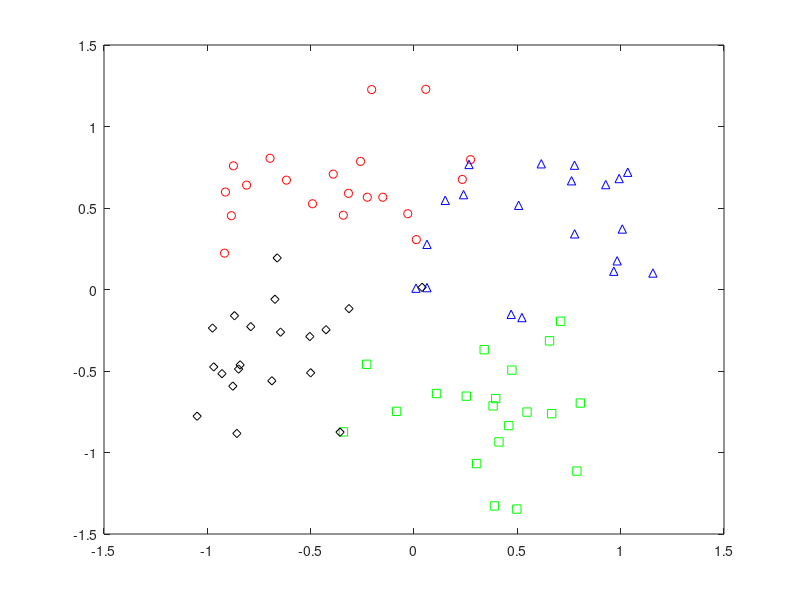

MATLAB code to generate this figure: (Note: this script raises an error after producing the figure.)
%% ppcamvexample.m
% From A First Course in Machine Learning, Chapter 6.
% Simon Rogers, 01/11/11 [simon.rogers@glasgow.ac.uk]
% Probabilistic PCA example using Variational Bayes with missing values
clear all;close all;

%% Generate the data
Y = [randn(20,2);randn(20,2)+5;randn(20,2)+repmat([5 0],20,1);randn(20,2)+repmat([0 5],20,1)];
% Add 5 random dimensions
N = size(Y,1);
Y = [Y randn(N,5)];
% labels - just used for plotting
t = [repmat(1,20,1);repmat(2,20,1);repmat(3,20,1);repmat(4,20,1)];

%% Plot the original data
symbs = {'ro','gs','b^','kd'};
figure(1);hold off
for k = 1:4
    pos = find(t==k);
    plot(Y(pos,1),Y(pos,2),symbs{k});
    hold on
end

%% Remove some values
[N,M] = size(Y);
Z = rand(N,M)<0.9; % I.e. 10 percent missing - try changing this
order = randperm(N);
Z(order(1),1:2) = [0 0]; % Make sure at least one has two missing in first two dimensions.
%% Initialise the parameters
a = 1;b = 1; % Hyper-parameters for precision
e_tau = a/b;
D = 2; % Number of projection dimensions
e_w = randn(M,D);
for m = 1:M
    e_wwt(:,:,m) = eye(D) + e_w(m,:)'*e_w(m,:);
end
tol = 1e-3;
e_tau = 1;
%% Run the algorithm
% Mean center the data (for visualisation later)
Y = Y - repmat(mean(Y,1),N,1);
MaxIts = 100;
for it = 1:MaxIts
    % Update X
    % Compute \Sigma_x - this is the same for all x
    
    for n = 1:N
        sigx(:,:,n) = inv(eye(D) + e_tau*sum(e_wwt.*repmat(reshape(Z(n,:),[1 1 M]),[D D 1]),3));
        e_X(n,:) = e_tau*sigx(:,:,n)*sum(e_w.*repmat((Z(n,:).*Y(n,:)),D,1)',1)';
        e_XXt(:,:,n) = sigx(:,:,n) + e_X(n,:)'*e_X(n,:);
    end
    
    % Update W
    
    for m = 1:M
        sigw(:,:,m) = inv(eye(D) + e_tau*sum(e_XXt.*repmat(reshape(Z(:,m),[1 1 N]),[D D 1]),3));
        e_w(m,:) = e_tau*sigw(:,:,m)*sum(e_X.*repmat((Z(:,m).*Y(:,m)),1,D),1)';
        e_wwt(:,:,m) = sigw(:,:,m) + e_w(m,:)'*e_w(m,:);
    end
    
    % Update tau
    e = a + sum(sum(Z))/2;
    % Compute the nasty outer expectation.  Note that these two loops could
    % be made *much* more efficient
    outer_expect = 0;
    for n = 1:N
        for m = 1:M
            outer_expect = outer_expect + Z(n,m)*(...
                trace(e_wwt(:,:,m)*sigx(:,:,n)) + ...
                e_X(n,:)*e_wwt(:,:,m)*e_X(n,:)');
        end
    end
    f = b + 0.5*sum(sum(Z.*(Y.^2))) - sum(sum(Z.*(e_X*e_w'))) + ...
        0.5*outer_expect;
    e_tau = e/f;
    e_log_tau = mean(log(gamrnd(e,1/f,[1000,1])));

    
    % Compute the bound
    LB = a*log(b) + (a-1)*e_log_tau - b*e_tau - gammaln(a);
    LB = LB - (e*log(f) + (e-1)*e_log_tau - f*e_tau - gammaln(e));
    

    for n = 1:N
        LB = LB + (...
            -(D/2)*log(2*pi) - 0.5*(trace(sigx(:,:,n)) + e_X(n,:)*e_X(n,:)'));
        LB = LB - (...
            -(D/2)*log(2*pi) - 0.5*log(det(sigx(:,:,n))) - 0.5*D);
    end
    
    for m = 1:M
        LB = LB + (...
            - (D/2)*log(2*pi) - 0.5*(trace(sigw(:,:,m)) + e_w(m,:)*e_X(m,:)'));
        LB = LB - (...
            -(D/2)*log(2*pi) - 0.5*log(det(sigw(:,:,m))) - 0.5*D);
    end
    
    outer_expect = 0;
    for n = 1:N
        for m = 1:M
            outer_expect = outer_expect + Z(n,m)*(trace(e_wwt(:,:,m)*sigx(:,:,n)) + e_X(n,:)*e_wwt(:,:,m)*e_X(n,:)');
        end
    end
    
    % likelihood bit
    LB = LB + (...
        -(N*M/2)*log(2*pi) + (N*M/2)*e_log_tau - ...
        0.5*e_tau*(sum(sum(Z.*Y.^2)) - 2*sum(sum(Z.*Y.*(e_w*e_X')')) + outer_expect));
    B(it) = LB;
    
    if it>2
        if abs(B(it)-B(it-1))<tol
            break
        end
    end
end


%% Plot the bound
figure(1);hold off
plot(B);
xlabel('Iterations');
ylabel('Bound');

%% Plot the projection
figure(1);hold off
for k = 1:4
    pos = find(t==k);
    plot(e_X(pos,1),e_X(pos,2),symbs{k});
    hold on
end
title('Projection');

%% Find something with nothing missing, something with one value missing and something with two values
% Uncertainty increases as more values in the first two dimensions are
% missing.
path(path,'../utilities');
s = sum(Z(:,1:2)==0,2);
figure(1);hold off
for k = 1:4
    pos = find(t==k);
    plot(e_X(pos,1),e_X(pos,2),symbs{k});
    hold on
end
pos = find(s==0);
pos = pos(1);
plot_2D_gauss(e_X(pos,:),sigx(:,:,pos),[-2:0.1:2],[-2:0.1:2]);
title('No missing values');

figure(2);hold off
for k = 1:4
    pos = find(t==k);
    plot(e_X(pos,1),e_X(pos,2),symbs{k});
    hold on
end
pos = find(s==1);
pos = pos(1);
plot_2D_gauss(e_X(pos,:),sigx(:,:,pos),[-2:0.1:2],[-2:0.1:2]);
title('1 missing values in first two dimensions');

figure(3);hold off
for k = 1:4
    pos = find(t==k);
    plot(e_X(pos,1),e_X(pos,2),symbs{k});
    hold on
end
pos = find(s==2);
pos = pos(1);
plot_2D_gauss(e_X(pos,:),sigx(:,:,pos),[-2:0.1:2],[-2:0.1:2]);
title('2 missing values in first two dimensions');
